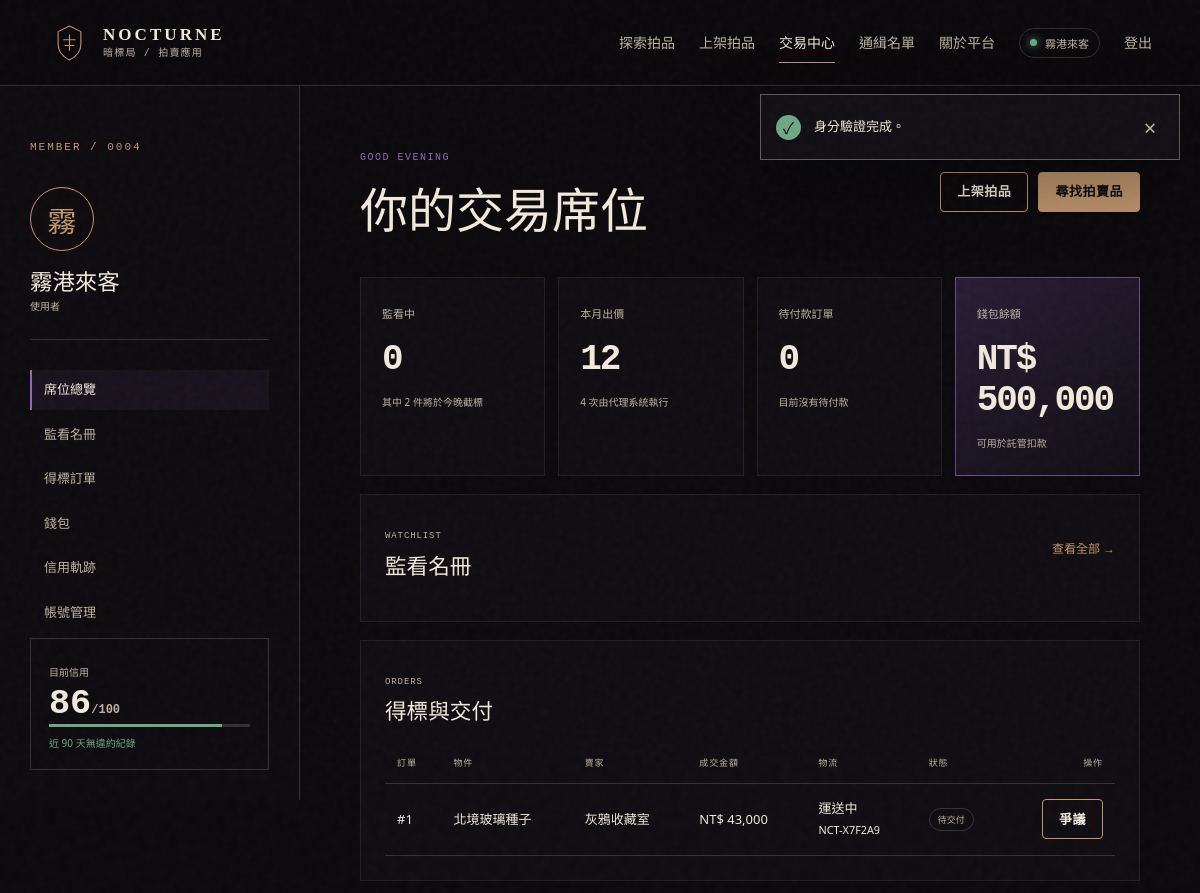
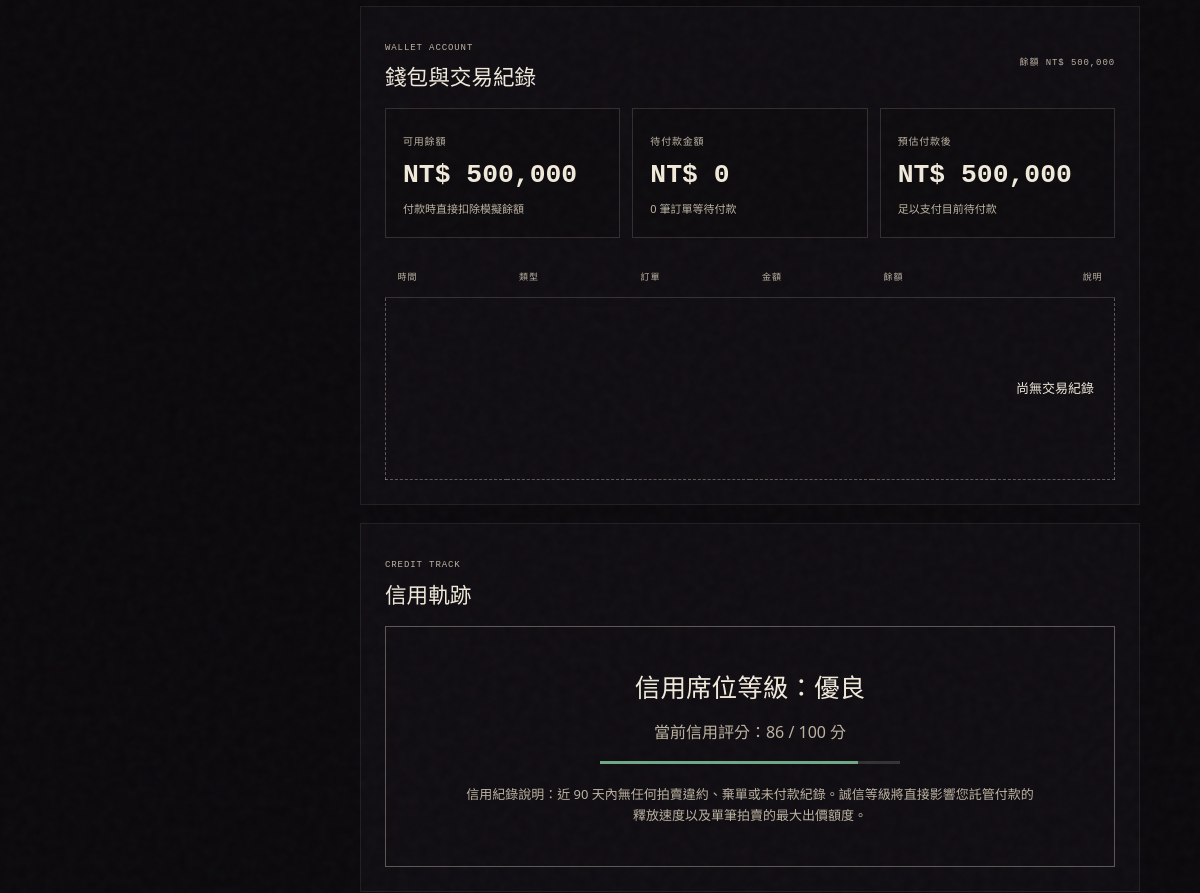
The page /index.php?page=buyer (signed in, upper part) on the database as committed earlier (2 pictures, top to bottom).
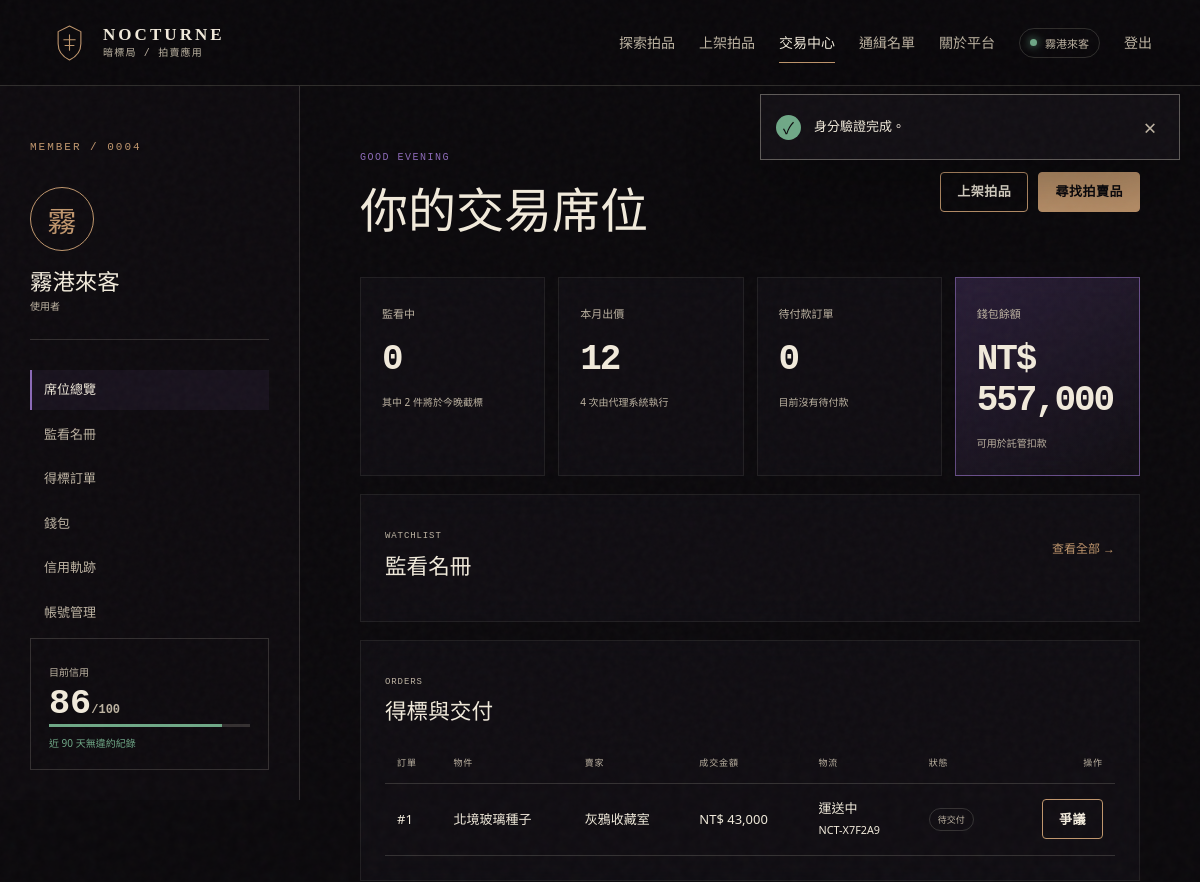
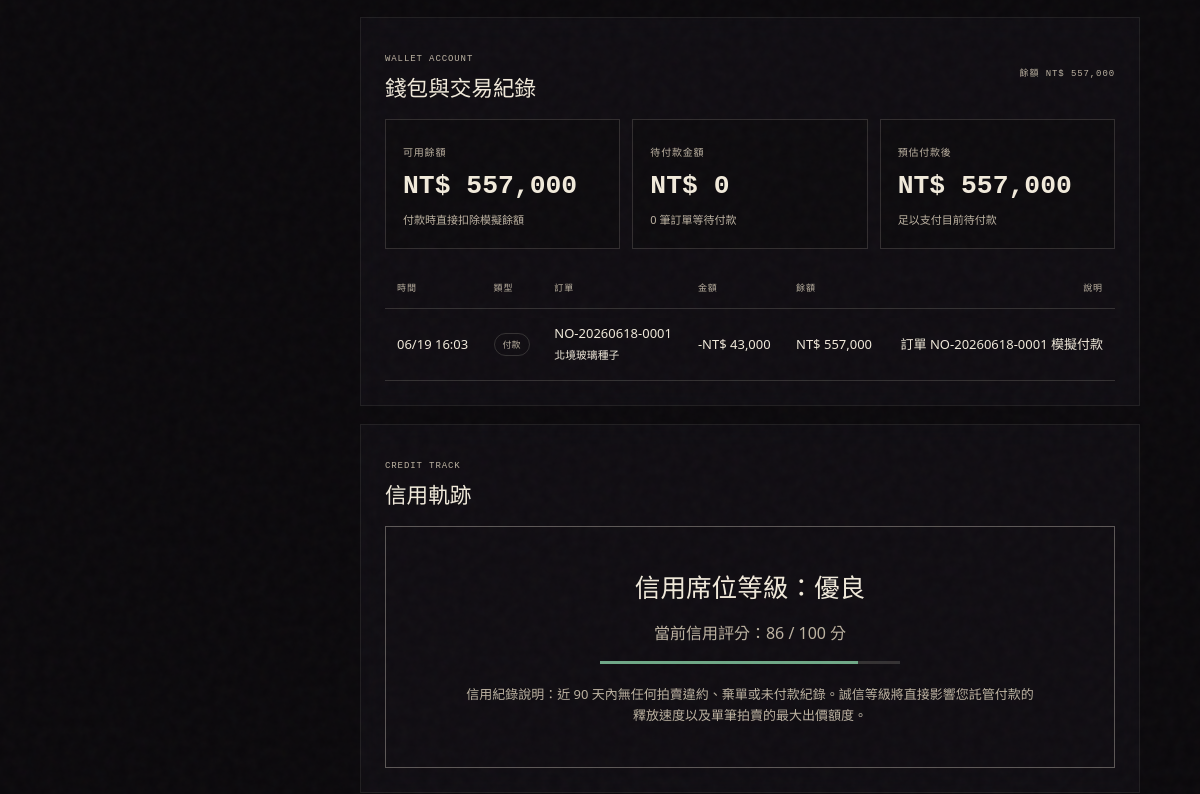
The same page on the database as committed later (2 pictures, top to bottom).
### tables this page shows
CREATE TABLE users (
    id BIGINT UNSIGNED AUTO_INCREMENT PRIMARY KEY,
    username VARCHAR(40) NOT NULL,
    email VARCHAR(190) NOT NULL,
    password_hash VARCHAR(255) NOT NULL,
    avatar_path VARCHAR(255) NULL,
    credit_score TINYINT UNSIGNED NOT NULL DEFAULT 80,
    status ENUM('pending', 'active', 'suspended', 'banned') NOT NULL DEFAULT 'active',
    email_verified_at DATETIME NULL,
    last_login_at DATETIME NULL,
    created_at DATETIME NOT NULL DEFAULT CURRENT_TIMESTAMP,
    updated_at DATETIME NOT NULL DEFAULT CURRENT_TIMESTAMP ON UPDATE CURRENT_TIMESTAMP,
    UNIQUE KEY uq_users_email (email),
    UNIQUE KEY uq_users_username (username),
    KEY idx_users_status_credit (status, credit_score),
    CONSTRAINT chk_users_credit CHECK (credit_score BETWEEN 0 AND 100)
);

CREATE TABLE orders (
    id BIGINT UNSIGNED AUTO_INCREMENT PRIMARY KEY,
    order_no VARCHAR(32) NOT NULL,
    auction_id BIGINT UNSIGNED NOT NULL,
    buyer_id BIGINT UNSIGNED NOT NULL,
    seller_id BIGINT UNSIGNED NOT NULL,
    final_price DECIMAL(12,2) UNSIGNED NOT NULL,
    platform_fee DECIMAL(12,2) UNSIGNED NOT NULL DEFAULT 0,
    status ENUM('pending_payment', 'pending_delivery', 'completed', 'disputed', 'cancelled', 'refunded') NOT NULL DEFAULT 'pending_payment',
    payment_due_at DATETIME NULL,
    completed_at DATETIME NULL,
    created_at DATETIME NOT NULL DEFAULT CURRENT_TIMESTAMP,
    updated_at DATETIME NOT NULL DEFAULT CURRENT_TIMESTAMP ON UPDATE CURRENT_TIMESTAMP,
    UNIQUE KEY uq_orders_order_no (order_no),
    UNIQUE KEY uq_orders_auction (auction_id),
    KEY idx_orders_buyer_status (buyer_id, status),
    KEY idx_orders_seller_status (seller_id, status),
    KEY idx_orders_created_status (created_at, status),
    CONSTRAINT fk_orders_auction FOREIGN KEY (auction_id) REFERENCES auctions(id),
    CONSTRAINT fk_orders_buyer FOREIGN KEY (buyer_id) REFERENCES users(id),
    CONSTRAINT fk_orders_seller FOREIGN KEY (seller_id) REFERENCES users(id),
    CONSTRAINT chk_orders_price CHECK (final_price > 0)
);

CREATE TABLE auctions (
    id BIGINT UNSIGNED AUTO_INCREMENT PRIMARY KEY,
    seller_id BIGINT UNSIGNED NOT NULL,
    category_id SMALLINT UNSIGNED NOT NULL,
    reviewed_by BIGINT UNSIGNED NULL,
    lot_no VARCHAR(24) NOT NULL,
    title VARCHAR(120) NOT NULL,
    slug VARCHAR(160) NOT NULL,
    description TEXT NOT NULL,
    provenance TEXT NULL,
    starting_price DECIMAL(12,2) UNSIGNED NOT NULL,
    current_price DECIMAL(12,2) UNSIGNED NOT NULL,
    reserve_price DECIMAL(12,2) UNSIGNED NULL,
    min_increment DECIMAL(12,2) UNSIGNED NOT NULL DEFAULT 100.00,
    risk_level ENUM('low', 'suspicious', 'dangerous', 'prohibited') NOT NULL DEFAULT 'suspicious',
    ai_risk_suggestion JSON NULL,
    status ENUM('draft', 'pending_review', 'approved', 'active', 'ended', 'rejected', 'cancelled', 'unsold') NOT NULL DEFAULT 'draft',
    featured BOOLEAN NOT NULL DEFAULT FALSE,
    start_at DATETIME NOT NULL,
    end_at DATETIME NOT NULL,
    reviewed_at DATETIME NULL,
    rejection_reason VARCHAR(500) NULL,
    created_at DATETIME NOT NULL DEFAULT CURRENT_TIMESTAMP,
    updated_at DATETIME NOT NULL DEFAULT CURRENT_TIMESTAMP ON UPDATE CURRENT_TIMESTAMP,
    UNIQUE KEY uq_auctions_lot_no (lot_no),
    UNIQUE KEY uq_auctions_slug (slug),
    KEY idx_auctions_browse (status, end_at, risk_level),
    KEY idx_auctions_category_price (category_id, current_price),
    KEY idx_auctions_seller (seller_id, status),
    FULLTEXT KEY ftx_auctions_search (title, description, provenance),
    CONSTRAINT fk_auctions_seller FOREIGN KEY (seller_id) REFERENCES users(id),
    CONSTRAINT fk_auctions_category FOREIGN KEY (category_id) REFERENCES categories(id),
    CONSTRAINT fk_auctions_reviewer FOREIGN KEY (reviewed_by) REFERENCES users(id) ON DELETE SET NULL,
    CONSTRAINT chk_auctions_times CHECK (end_at > start_at),
    CONSTRAINT chk_auctions_prices CHECK (starting_price > 0 AND current_price >= starting_price AND min_increment > 0)
);

CREATE TABLE deliveries (
    id BIGINT UNSIGNED AUTO_INCREMENT PRIMARY KEY,
    order_id BIGINT UNSIGNED NOT NULL,
    delivery_status ENUM('pending', 'prepared', 'in_transit', 'delivered', 'failed') NOT NULL DEFAULT 'pending',
    tracking_code VARCHAR(100) NULL,
    delivery_note TEXT NULL,
    shipped_at DATETIME NULL,
    delivered_at DATETIME NULL,
    updated_at DATETIME NOT NULL DEFAULT CURRENT_TIMESTAMP ON UPDATE CURRENT_TIMESTAMP,
    UNIQUE KEY uq_deliveries_order (order_id),
    KEY idx_deliveries_status (delivery_status),
    CONSTRAINT fk_deliveries_order FOREIGN KEY (order_id) REFERENCES orders(id) ON DELETE CASCADE
);

CREATE TABLE wallet_transactions (
    id BIGINT UNSIGNED AUTO_INCREMENT PRIMARY KEY,
    user_id BIGINT UNSIGNED NOT NULL,
    order_id BIGINT UNSIGNED NULL,
    payment_id BIGINT UNSIGNED NULL,
    type ENUM('deposit', 'payment', 'refund', 'payout') NOT NULL,
    amount DECIMAL(12,2) UNSIGNED NOT NULL,
    balance_after DECIMAL(12,2) UNSIGNED NOT NULL,
    description VARCHAR(255) NULL,
    created_at DATETIME NOT NULL DEFAULT CURRENT_TIMESTAMP,
    KEY idx_wallet_transactions_user_created (user_id, created_at DESC),
    KEY idx_wallet_transactions_order (order_id, type),
    CONSTRAINT fk_wallet_transactions_user FOREIGN KEY (user_id) REFERENCES users(id) ON DELETE CASCADE,
    CONSTRAINT fk_wallet_transactions_order FOREIGN KEY (order_id) REFERENCES orders(id) ON DELETE SET NULL,
    CONSTRAINT fk_wallet_transactions_payment FOREIGN KEY (payment_id) REFERENCES payments(id) ON DELETE SET NULL,
    CONSTRAINT chk_wallet_transactions_amount CHECK (amount > 0)
);

### views/buyer/dashboard.php (the view, shortened to what the rows shown need)
<?php
$user = current_user();
$wallet = $wallet ?? ['balance' => 0, 'transactions' => []];
$transactionLabels = ['payment' => '付款', 'refund' => '退款', 'payout' => '收款', 'deposit' => '入金'];
$pendingPaymentOrders = array_values(array_filter($orders, static fn($order) => ($order['status'] ?? '') === 'pending_payment'));
$pendingPaymentTotal = array_sum(array_map(static fn($order) => (float) ($order['final_price'] ?? 0), $pendingPaymentOrders));
$walletBalance = (float) ($wallet['balance'] ?? 0);
$balanceAfterPending = $walletBalance - $pendingPaymentTotal;
?>
<section class="dashboard-shell">
    <aside class="dashboard-sidebar">
        <span class="section-code">MEMBER / <?= e(str_pad((string) $user['id'], 4, '0', STR_PAD_LEFT)) ?></span>
        <div class="profile-block"><div class="profile-avatar"><?php if (!empty($user['avatar_path'])): ?><img src="<?= e($user['avatar_path']) ?>" alt=""><?php else: ?><?= e(mb_substr($user['username'], 0, 1)) ?><?php endif; ?></div><h1><?= e($user['username']) ?></h1><p><?= e(implode(' / ', array_map(static fn($r) => $r === 'user' ? '使用者' : $r, $user['roles'] ?? []))) ?></p></div>
        <nav aria-label="會員中心"><a class="active" href="#overview">席位總覽</a><a href="#watchlist">監看名冊</a><a href="#orders">得標訂單</a><a href="#transactions">錢包</a><a href="#credit">信用軌跡</a><a href="<?= e(url('buyer-profile')) ?>">帳號管理</a></nav>
        <div class="credit-card" id="credit"><span>目前信用</span><strong><?= (int) ($user['credit_score'] ?? 80) ?><small>/100</small></strong><i><b style="width: <?= min(100, (int) ($user['credit_score'] ?? 80)) ?>%"></b></i><p>近 90 天無違約紀錄</p></div>
    </aside>
    <div class="dashboard-content" id="overview">
        <div class="dashboard-heading"><div><h2>你的交易席位</h2></div></div>
        <div class="metric-grid">
            <article><span>待付款訂單</span><strong><?= count($pendingPaymentOrders) ?></strong><small><?= $pendingPaymentTotal > 0 ? '待付 ' . e(money($pendingPaymentTotal)) : '目前沒有待付款' ?></small></article>
        </div>
        <section id="orders" class="dashboard-panel">
            <div class="table-wrap"><table><thead><tr><th>訂單</th><th>物件</th><th>賣家</th><th>成交金額</th><th>物流</th><th>狀態</th><th>操作</th></tr></thead><tbody>
                <?php foreach ($orders as $order): ?><tr>
                    <td>#<?= e($order['id']) ?></td>
                    <td><?= e($order['title']) ?></td>
                    <td><?= e($order['seller_name']) ?></td>
                    <td><?= e(money($order['final_price'])) ?></td>
                    <td><?= e(status_label($order['delivery_status'] ?? 'pending')) ?><?= !empty($order['tracking_code']) ? '<br><small>' . e($order['tracking_code']) . '</small>' : '' ?></td>
                    <td><span class="status-pill"><?= e(status_label($order['status'])) ?></span></td>
                    <td>
                        <?php if ($order['status'] === 'pending_payment'): ?>
                            <a class="button button-small" href="<?= e(url('buyer-payment', ['order_id' => $order['id']])) ?>">付款</a>
                        <?php elseif ($order['status'] === 'pending_delivery'): ?>
                            <a class="button button-small button-ghost" href="<?= e(url('buyer-dispute', ['order_id' => $order['id']])) ?>">爭議</a>
                        <?php elseif ($order['status'] === 'completed'): ?>
                            <a class="button button-small button-ghost" href="<?= e(url('buyer-review', ['order_id' => $order['id']])) ?>">評價</a>
                        <?php elseif ($order['status'] === 'disputed'): ?>
                            <span class="status-pill">處理中</span>
                        <?php endif; ?>
                    </td>
                </tr><?php endforeach; ?>
            </tbody></table></div>
        </section>
        <section id="transactions" class="dashboard-panel">
            <div class="wallet-overview">
                <article><span>待付款金額</span><strong><?= e(money($pendingPaymentTotal)) ?></strong><small><?= count($pendingPaymentOrders) ?> 筆訂單等待付款</small></article>
                <article><span>預估付款後</span><strong class="<?= $balanceAfterPending < 0 ? 'negative' : '' ?>"><?= e(money($balanceAfterPending)) ?></strong><small><?= $balanceAfterPending < 0 ? '餘額不足，無法送出付款' : '足以支付目前待付款' ?></small></article>
            </div>
            <div class="table-wrap"><table><thead><tr><th>時間</th><th>類型</th><th>訂單</th><th>金額</th><th>餘額</th><th>說明</th></tr></thead><tbody>
                <?php foreach (($wallet['transactions'] ?? []) as $transaction): ?><tr>
                    <td><?= e(date('m/d H:i', strtotime($transaction['created_at']))) ?></td>
                    <td><span class="type-tag"><?= e($transactionLabels[$transaction['type']] ?? $transaction['type']) ?></span></td>
                    <td><?= e($transaction['order_no'] ?? '-') ?><br><small><?= e($transaction['title'] ?? '') ?></small></td>
                    <td><?= ($transaction['type'] ?? '') === 'payment' ? '-' : '+' ?><?= e(money($transaction['amount'])) ?></td>
                    <td><?= e(money($transaction['balance_after'])) ?></td>
                    <td><?= e($transaction['description'] ?? '') ?></td>
                </tr><?php endforeach; ?>
            </tbody></table></div>
        </section>
        <section id="credit" class="dashboard-panel">
            <div class="empty-state" style="padding: 40px; border: 1px solid var(--line-strong);">
                <strong>信用席位等級：優良</strong>
                <p style="margin: 15px 0;">當前信用評分：<?= (int) ($user['credit_score'] ?? 80) ?> / 100 分</p>
                <div class="credit-meter" style="max-width: 300px; margin: 0 auto 20px;">
                    <i><b style="width: <?= min(100, (int) ($user['credit_score'] ?? 80)) ?>%"></b></i>
                </div>
                <p style="font-size: 13px; max-width: 580px; margin: 0 auto;">信用紀錄說明：近 90 天內無任何拍賣違約、棄單或未付款紀錄。誠信等級將直接影響您託管付款的釋放速度以及單筆拍賣的最大出價額度。</p>
            </div>
        </section>
    </div>
</section>

### views/layouts/main.php (shortened to what the rows shown need)
<?php
$user = current_user();
$currentPage = (string) ($_GET['page'] ?? 'home');
$browseActive = in_array($currentPage, ['home', 'auction'], true);
?>
<!doctype html>
<html lang="zh-Hant">
<head>
    <link rel="stylesheet" href="<?= e(asset('css/style.css')) ?>">
</head>
<body data-page="<?= e($currentPage) ?>">
    <header class="site-header">
        <nav id="primary-nav" class="primary-nav" aria-label="主要導覽">
            <a href="<?= e(url('home')) ?>" <?= $browseActive ? 'aria-current="page"' : '' ?>>探索拍品</a>
            <?php if ($user): ?>
                <a href="<?= e(url('seller')) ?>" <?= $currentPage === 'seller' ? 'aria-current="page"' : '' ?>>上架拍品</a>
                <a href="<?= e(url('buyer')) ?>" <?= $currentPage === 'buyer' ? 'aria-current="page"' : '' ?>>交易中心</a>
            <?php endif; ?>
            <a href="<?= e(url('wanted')) ?>" <?= $currentPage === 'wanted' ? 'aria-current="page"' : '' ?>>通緝名單</a>
            <a href="<?= e(url('about')) ?>" <?= $currentPage === 'about' ? 'aria-current="page"' : '' ?>>關於平台</a>
            <?php if ($user): ?>
                <?php if (has_role('admin')): ?>
                    <a class="nav-admin" href="<?= e(url('admin')) ?>" <?= str_starts_with($currentPage, 'admin') ? 'aria-current="page"' : '' ?>>監控室</a>
                <?php endif; ?>
                <span class="user-chip"><span aria-hidden="true"></span><?= e($user['username']) ?></span>
                <form method="post" action="<?= e(url('logout')) ?>">
                    <button class="nav-signout" type="submit">登出</button>
                </form>
            <?php else: ?>
                <a href="<?= e(url('login')) ?>">登入</a>
                <a class="button button-small" href="<?= e(url('register')) ?>">取得席位</a>
            <?php endif; ?>
        </nav>
    </header>
    <main id="main-content">
        <?= $content ?>
    </main>
</body>
</html>

Rows that differ between the two databases and show on the page:
computed for orders "NT$ 43,000": status "NT$ 500,000" → "NT$ 557,000"
added wallet_transactions: created_at "06/19 16:03", type "付款", order.order_no "NO-20260618-0001", auctions.title "北境玻璃種子", amount "NT$ 43,000", balance_after "NT$ 557,000", description "訂單 NO-20260618-0001 模擬付款"
Other text that changed with them:
money($walletBalance): "NT$ 500,000" → "NT$ 557,000"
text no longer shown: "尚無交易紀錄"
